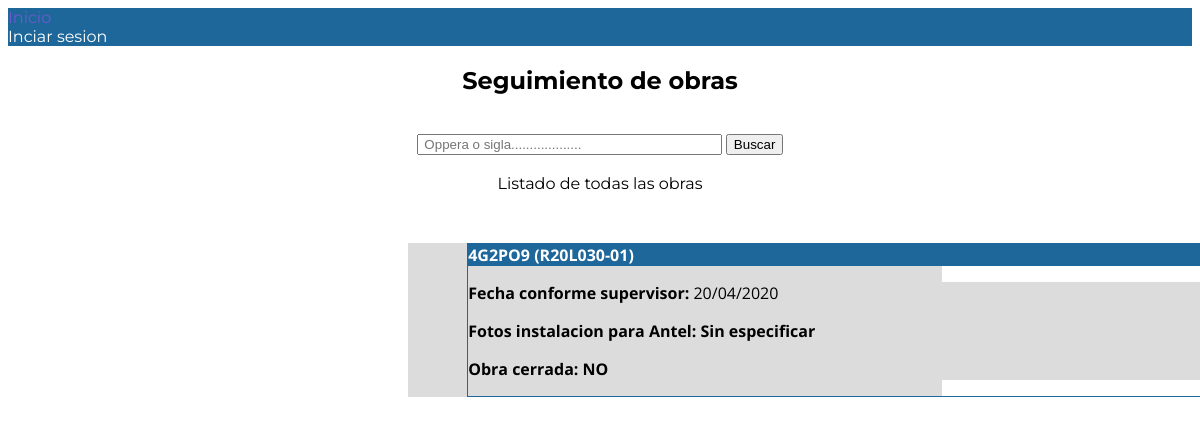
/manager/workdetail/83/, run on the app's committed database.
### manager/models.py (models this page shows)
class WorkSheet(models.Model):
    site = models.CharField(verbose_name = 'Sigla', max_length = 12)
    oppera = models.CharField(verbose_name = 'No. Oppera', max_length =  10)
    cs_date = models.DateField(verbose_name = 'Fecha CS',null = True)
    cs_comments = models.CharField(verbose_name = 'Comentarios sobre CS', null = True , blank = True, max_length = 200)
    pendings_date = models.DateField(verbose_name = 'Fecha SA',null = True, blank = True)
    claim_date = models.DateField(verbose_name = 'Fecha reclamo pendientes',null = True, blank = True)
    asp = models.CharField(verbose_name = 'ASP responsable', max_length = 15, null = True , blank = True)
    claim_pending_comments = models.CharField(verbose_name = 'Cometarios sobre el reclamo a ASP', null = True , blank = True, max_length = 200)
    ca_date = models.DateField(verbose_name = 'Fecha CA',null = True, blank = True)
    ca_comments = models.CharField(verbose_name = 'Comentarios sobre CA', null = True , blank = True, max_length = 200)
    SERVER_PICS = (
        ('s','Si'),
        ('n','No')
    )
    ca_pics_link = models.CharField(max_length = 1, choices = SERVER_PICS, blank = True, null = True, verbose_name = 'Fotos para servidor de Antel')
    pend_type = models.ManyToManyField(PendType, verbose_name = 'Tipo de pendiente', blank = True)
    CLOSED = (
        ('s','Si'),
        ('n','No')
    )
    closed = models.CharField(max_length = 1, choices = CLOSED, blank = True, default = 'n', verbose_name = 'Obra cerrada')
    SIDE = (
        ('a','Antel'),
        ('e','Ericsson')
    )
    pend_side = models.CharField(max_length = 1, choices = SIDE, blank = True, default = 'a', verbose_name = 'Responsable de contestar')
    class Meta:
        ordering = ['-cs_date']

### manager/views.py (the view)
# urls.py: path('workdetail/<int:pk>/',views.ViewWorkDetail.as_view(), name = 'work-detail'),
class ViewWorkDetail(generic.DetailView):
    model = WorkSheet

### templates/manager/worksheet_detail.html (shortened to what this page needs)
{% extends "base_generic.html" %}
{% load static %}
{% block content %}
<div id="wrapper2">
    <div id=tabla1>
        <div id=cabtab1>
            {{ worksheet.site }} ({{ worksheet.oppera }})
        </div>
        <div id=cuerpotab1>
            <p>{% if worksheet.cs_date %}<strong>Fecha conforme supervisor: </strong>{{ worksheet.cs_date|date:"d/m/Y"}}<br>{% endif %}</p>
            <p>{% if worksheet.ca_pics_link == 'n' %}
                <strong>Fotos instalacion para Antel: NO </strong>
                {% elif worksheet.ca_pics_link == 's'  %}
                <strong>Fotos instalacion para Antel: SI</strong>
                {% else %}
                <strong>Fotos instalacion para Antel: Sin especificar</strong>
                <br>{% endif %}</p>
            <p>{% if worksheet.closed == 'n' %}<strong>Obra cerrada: NO </strong> {% else %} <strong>Obra cerrada: SI </strong><br>{% endif %}</p>
        </div>
    </div>
</div>
{% endblock %}

### manager/static/css/styles.css (style rules this page uses)
body { font-family: 'Montserrat'; color: black; }
#wrapper2 { max-width: 1500px; margin: 50px 250px 250px 400px; padding: 0 5% ; text-align: left; font-family: 'Open Sans'; background-color: gainsboro; }
#tabla1 { border: 1px solid #1E679A; width: 750px; }
#cabtab1 { background-color: #1E679A; font-weight: bold; color: #ffffff; padding: 1 1 1 1px; }
#cuerpotab1 { padding: 4 4 4 4px; background-color: gainsboro; }

### data on the page
WorkSheet: site "4G2PO9", oppera "R20L030-01", cs_date "20/04/2020"
